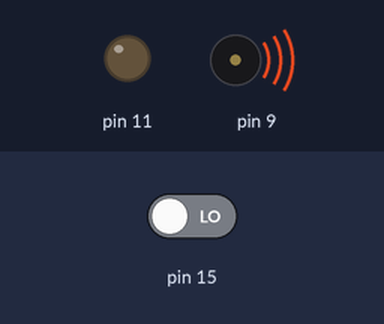
A sketch run on a simulated Arduino Uno, built with avr-gcc and run on an emulated ATmega328P. Shown: output pins drawn as LEDs (lit = HIGH), buzzer (waves = sounding). Inputs (shaded band) come from the test bench; at power-on: pin 15 LOW.

Above: at 1.2 s.
1.3 s: pin 15 driven HIGH
At 2.1 s:
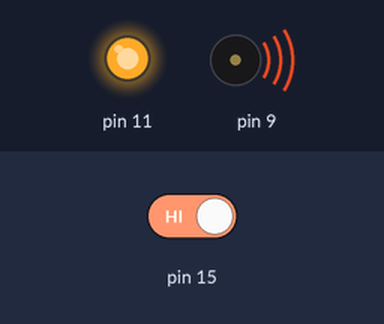
2.8 s: pin 15 driven LOW
At 3.2 s:
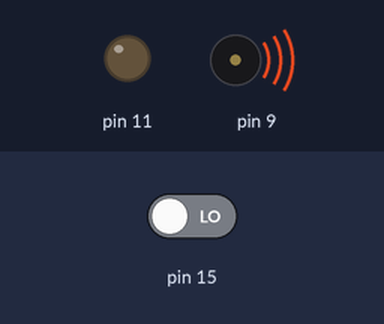
Timing chart, 0 to 5.8 s (numbered marks = the images above; inputs shaded):
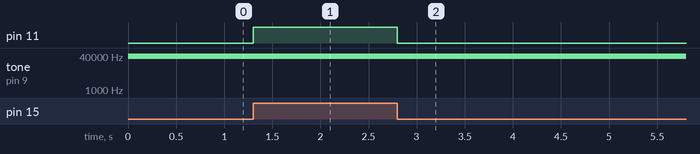

Measured:
- after the input at 1.3 s, pin 11: LOW → HIGH at once
- after the input at 2.8 s, pin 11: HIGH → LOW at once

The sketch:

ir_sensor_TSOP.ino
```cpp
int a = 9;
void setup()
{

 pinMode(15,INPUT);
 pinMode(11,OUTPUT);
}

void loop()
{
  tone(9,38000);
if(digitalRead(15)==1)
 digitalWrite(11,HIGH);
else
 digitalWrite(11,LOW);
}
```
